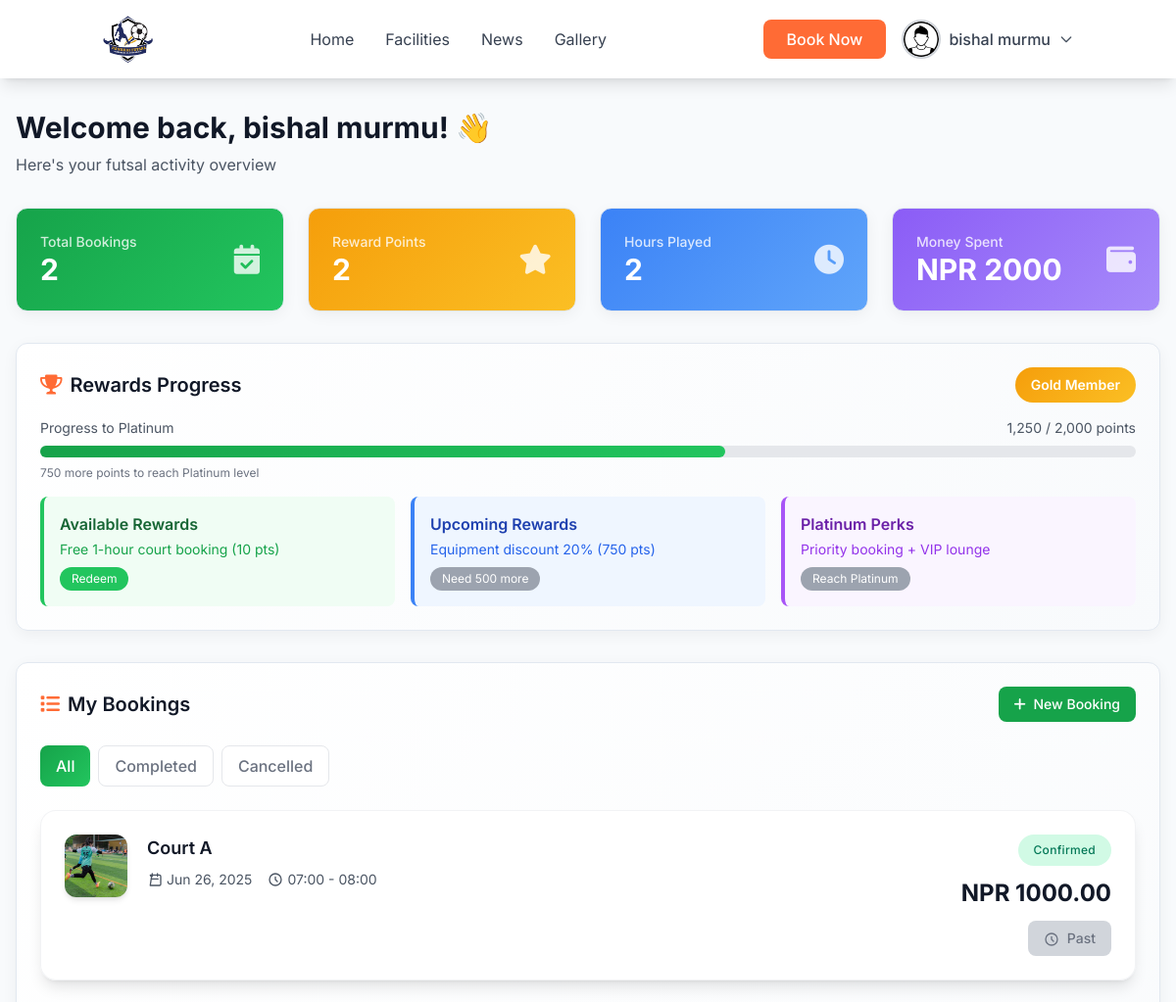
The page /my-bookings/ (signed in, upper part) on the database as committed earlier.
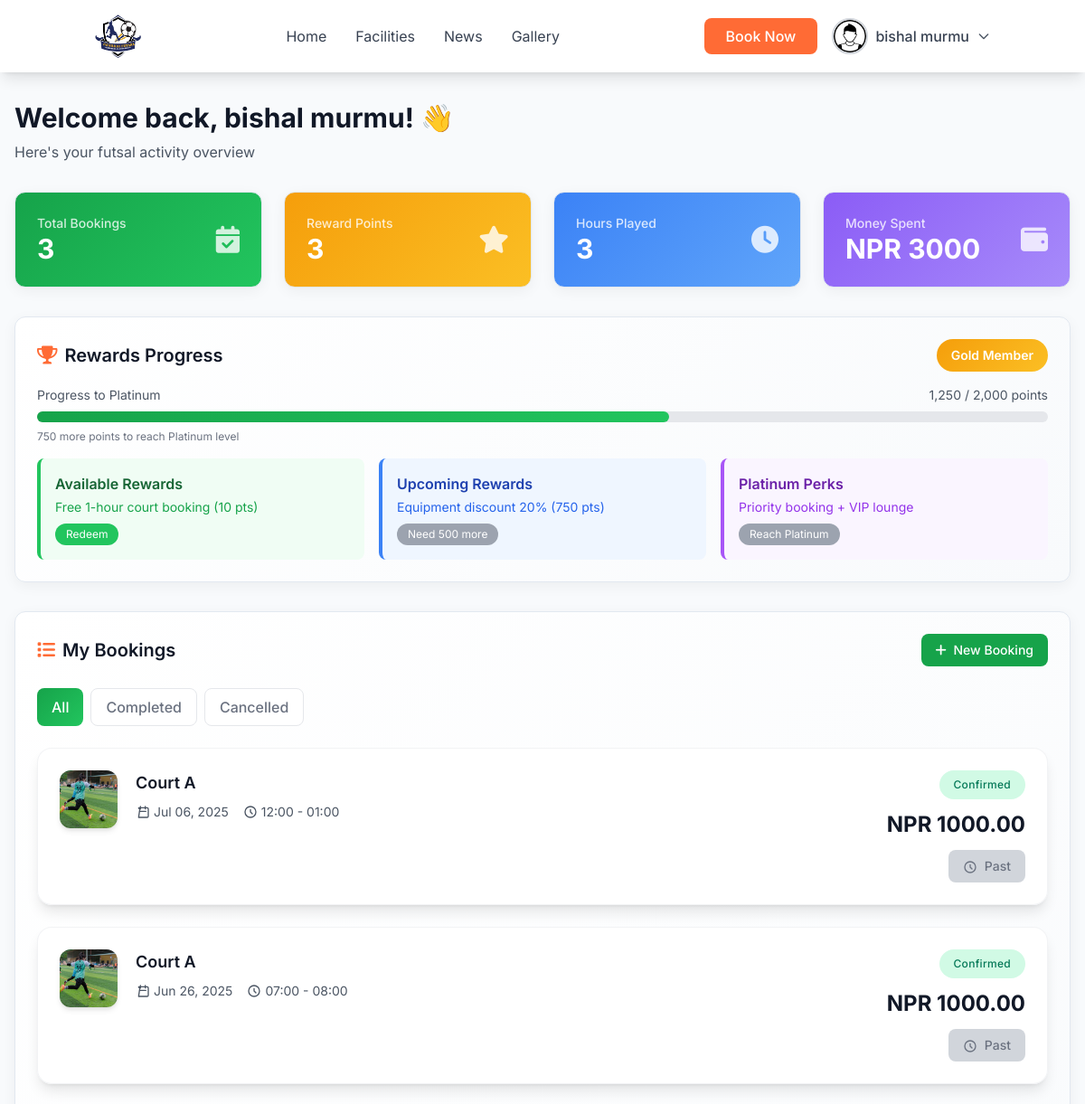
The same page on the database as committed later.
### booking/models.py (models this page shows, shortened)
class Booking(models.Model):
    BOOKING_STATUS_CHOICES = [
        ('pending', 'Pending'),
        ('confirmed', 'Confirmed'),
        ('cancelled', 'Cancelled'),
        ('completed', 'Completed'),
    ]
    booking_id = models.UUIDField(default=uuid.uuid4, editable=False, unique=False)
    court = models.ForeignKey(Court, on_delete=models.CASCADE, related_name='bookings')
    booking_date = models.DateField()
    time_slot = models.ForeignKey(TimeSlot, on_delete=models.CASCADE, related_name='bookings')
    player_name = models.CharField(max_length=100)
    phone_regex = RegexValidator(
        regex=r'^(\+977)?[9][6-9]\d{8}$',
        message="Phone number must be entered in the format: '9841234567' or '+9779841234567'"
    )
    contact_number = models.CharField(validators=[phone_regex], max_length=17)
    user = models.ForeignKey(CustomUser, on_delete=models.CASCADE, related_name='bookings')
    duration_hours = models.PositiveIntegerField(default=1)
    total_amount = models.DecimalField(max_digits=10, decimal_places=2)
    status = models.CharField(max_length=20, choices=BOOKING_STATUS_CHOICES, default='pending')
    notes = models.TextField(blank=True)
    created_at = models.DateTimeField(auto_now_add=True)
    updated_at = models.DateTimeField(auto_now=True)
    class Meta:
        ordering = ['-created_at']
        unique_together = ['court', 'booking_date', 'time_slot']
        verbose_name = "Booking"
        verbose_name_plural = "Bookings"

class Court(models.Model):
    name = models.CharField(max_length=100)
    description = models.TextField(blank=True)
    hourly_rate = models.DecimalField(max_digits=10, decimal_places=2, default=1000.00)
    is_active = models.BooleanField(default=True)
    created_at = models.DateTimeField(auto_now_add=True)
    updated_at = models.DateTimeField(auto_now=True)
    class Meta:
        verbose_name = "Court"
        verbose_name_plural = "Courts"

class TimeSlot(models.Model):
    start_time = models.TimeField()
    end_time = models.TimeField()
    is_active = models.BooleanField(default=True)
    class Meta:
        ordering = ['start_time']
        unique_together = ['start_time', 'end_time']

### booking/views.py (the view)
# urls.py: path('my-bookings/', views.my_bookings, name='dashboard'),
@login_required(login_url='login')
def my_bookings(request):
    bookings = Booking.objects.filter(user=request.user).order_by('-created_at')
    valid_bookings = bookings.filter(status='confirmed')
    totals = valid_bookings.aggregate(
        total_bookings=Count('id'),
        total_hours=Sum('duration_hours'),
        total_cost=Sum('total_amount')
    )
    completed_bookings = valid_bookings
    cancelled_bookings = bookings.filter(status='cancelled')
    context = {
        'bookings': bookings,
        'total_bookings': totals['total_bookings'] or 0,
        'total_hours': totals['total_hours'] or 0,
        'total_cost': totals['total_cost'] or 0,
        'reward_points': totals['total_bookings'] or 0,
        "completed_bookings": completed_bookings,
        'cancelled_bookings': cancelled_bookings,
    }
    return render(request, 'home/dashboard.html', context)

### templates/home/dashboard.html (shortened to what the changed rows need)
{% load static %}
<!DOCTYPE html>
<html lang="en">
<head>
    {% load static %}
    <script src="https://cdn.tailwindcss.com"></script>
    <link rel="stylesheet" href="https://cdnjs.cloudflare.com/ajax/libs/animate.css/4.1.1/animate.min.css" />
    <link href="https://cdnjs.cloudflare.com/ajax/libs/font-awesome/6.0.0/css/all.min.css" rel="stylesheet" />
</head>
<body class="bg-futsal-gray font-sans">
    <main class="max-w-7xl mx-auto px-4 py-8" style="margin-top: 5rem;">
        <div class="mb-8">
            <h1 class="text-3xl font-bold text-gray-900 mb-2">Welcome back, {{user.full_name}}! 👋</h1>
        </div>
        <div class="grid grid-cols-1 md:grid-cols-2 lg:grid-cols-4 gap-6 mb-8">
            <div class="dashboard-card stats-card p-6 rounded-xl">
                <div class="flex items-center justify-between">
                    <div>
                        <p class="text-white/80 text-sm font-medium">Total Bookings</p>
                        <p class="text-3xl font-bold text-white">{{total_bookings}}</p>
                    </div>
                </div>
            </div>
            <div class="dashboard-card rewards-card p-6 rounded-xl">
                <div class="flex items-center justify-between">
                    <div>
                        <p class="text-white/80 text-sm font-medium">Reward Points</p>
                        <p class="text-3xl font-bold text-white">{{reward_points}}</p>
                    </div>
                </div>
            </div>
            <div class="dashboard-card bookings-card p-6 rounded-xl">
                <div class="flex items-center justify-between">
                    <div>
                        <p class="text-white/80 text-sm font-medium">Hours Played</p>
                        <p class="text-3xl font-bold text-white">{{total_hours}}</p>
                    </div>
                </div>
            </div>
            <div class="dashboard-card profile-card p-6 rounded-xl">
                <div class="flex items-center justify-between">
                    <div>
                        <p class="text-white/80 text-sm font-medium">Money Spent</p>
                        <p class="text-3xl font-bold text-white">NPR {{total_cost}}</p>
                    </div>
                </div>
            </div>
        </div>
        <div class="dashboard-card p-6 rounded-xl mb-8">
            <div class="flex items-center justify-between mb-4">
                <h2 class="text-xl font-semibold text-gray-900 flex items-center">
                    <i class="fas fa-trophy text-futsal-orange mr-2"></i>
                    Rewards Progress
                </h2>
            </div>
        </div>
        <div class="dashboard-card p-6 rounded-xl">
            <div class="flex items-center justify-between mb-6">
                <h2 class="text-xl font-semibold text-gray-900 flex items-center">
                    <i class="fas fa-list text-futsal-orange mr-2"></i>
                    My Bookings
                </h2>
            </div>
            <div id="upcoming-bookings" class="space-y-6">
                {% if bookings %}
                {% for booking in bookings %}
                <div class="bg-white/90 backdrop-blur-sm border border-gray-200/50 rounded-2xl p-6 shadow-lg hover:shadow-xl transition-all duration-300 hover:-translate-y-1 booking-card"
                    id="booking-{{ booking.id }}">
                    <div class="flex items-start justify-between">
                        <div class="flex items-start space-x-5">
                            <div class="w-16 h-16 rounded-xl overflow-hidden shadow-md hidden sm:block">
                                <img src="{% static './trainning.jpg' %}" alt="{{ booking.court.name }}"
                                    class="w-full h-full object-cover ">
                            </div>
                            <div class="flex-1">
                                <h3 class="text-lg font-semibold text-gray-900 mb-2">{{ booking.court.name }}</h3>
                                <div class="flex items-center space-x-4 text-sm text-gray-600">
                                    <div class="flex items-center space-x-1">
                                        <svg class="w-4 h-4" fill="none" stroke="currentColor" viewBox="0 0 24 24">
                                            <path stroke-linecap="round" stroke-linejoin="round" stroke-width="2"
                                                d="M8 7V3m8 4V3m-9 8h10M5 21h14a2 2 0 002-2V7a2 2 0 00-2-2H5a2 2 0 002 2z" />
                                        </svg>
                                        <span>{{ booking.booking_date|date:"M d, Y" }}</span>
                                    </div>
                                    <div class="flex items-center space-x-1">
                                        <svg class="w-4 h-4" fill="none" stroke="currentColor" viewBox="0 0 24 24">
                                            <path stroke-linecap="round" stroke-linejoin="round" stroke-width="2"
                                                d="M12 8v4l3 3m6-3a9 9 0 11-18 0 9 9 0 0118 0z" />
                                        </svg>
                                        <span>{{ booking.time_slot.start_time|time:"H:i" }} -
                                            {{ booking.time_slot.end_time|time:"H:i" }}</span>
                                    </div>
                                </div>
                            </div>
                        </div>
                        <div class="text-right flex flex-col items-end space-y-3">
                            <div
                                class="{% if booking.status == 'confirmed' %}bg-emerald-100 text-emerald-700{% elif booking.status == 'pending' %}bg-amber-100 text-amber-700{% else %}bg-red-100 text-red-600{% endif %} px-4 py-2 rounded-full text-xs font-medium tracking-wide">
                                {{ booking.status|capfirst }}
                            </div>
                            <div class="text-right">
                                <p class="
                text-lg lg:text-2xl
                {% if booking.status == 'cancelled' %}
                  text-gray-500 line-through font-normal lg:font-normal
                {% else %}
                  text-gray-900 font-normal lg:font-bold
                {% endif %}
              ">
                                    NPR {{ booking.total_amount }}
                                </p>
                            </div>
                            <div class="flex space-x-2">
                                {% load tz %}
                                {% get_current_timezone as TIME_ZONE %}
                                {% now "Y-m-d H:i:s" as current_datetime %}
                                {% if booking.status in 'confirmed,pending' %}
                                {% with booking.booking_date|date:"Y-m-d" as booking_date_str %}
                                {% with booking.time_slot.start_time|time:"H:i:s" as booking_time_str %}
                                {% with booking_date_str|add:" "|add:booking_time_str as booking_datetime_str %}
                                {% if booking_datetime_str > current_datetime %}
                                <button onclick="confirmCancel({{ booking.id }}, '{{ booking.court.name }}')"
                                    class="cancel-btn bg-red-500 hover:bg-red-600 text-white px-4 py-2 rounded-lg text-sm font-medium transition-all duration-200 hover:shadow-md transform hover:-translate-y-0.5">
                                    <svg class="w-4 h-4 inline mr-1" fill="none" stroke="currentColor"
                                        viewBox="0 0 24 24">
                                        <path stroke-linecap="round" stroke-linejoin="round" stroke-width="2"
                                            d="M6 18L18 6M6 6l12 12" />
                                    </svg>
                                    Cancel
                                </button>
                                {% else %}
                                <span
                                    class="bg-gray-300 text-gray-500 px-4 py-2 rounded-lg text-sm font-medium cursor-not-allowed">
                                    <svg class="w-4 h-4 inline mr-1" fill="none" stroke="currentColor"
                                        viewBox="0 0 24 24">
                                        <path stroke-linecap="round" stroke-linejoin="round" stroke-width="2"
                                            d="M12 8v4l3 3m6-3a9 9 0 11-18 0 9 9 0 0118 0z" />
                                    </svg>
                                    Past
                                </span>
                                {% endif %}
                                {% endwith %}
                                {% endwith %}
                                {% endwith %}
                                {% endif %}
                            </div>
                        </div>
                    </div>
                </div>
                {% endfor %}
                {% endif %}
            </div>
        </div>
    </main>
</body>
</html>

Rows that differ between the two databases and show on the page:
added Booking: court.name "Court A", booking_date "Jul 06, 2025", time_slot.start_time "12:00", time_slot.end_time "01:00", status "Confirmed", total_amount "1000.00", shows "Past"
Other text that changed with them:
{{ total_bookings }}: "2" → "3"
{{ reward_points }}: "2" → "3"
{{ total_hours }}: "2" → "3"
{{ total_cost }}: "2000" → "3000"
